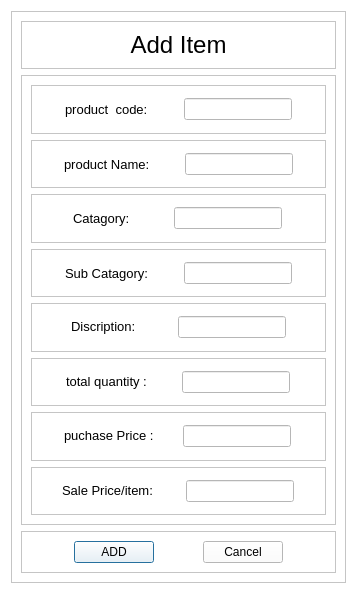
<?xml version="1.0" encoding="UTF-8"?>
<ui version="4.0">
 <class>Dialog</class>
 <widget class="QDialog" name="Dialog">
  <property name="geometry">
   <rect>
    <x>0</x>
    <y>0</y>
    <width>357</width>
    <height>590</height>
   </rect>
  </property>
  <property name="maximumSize">
   <size>
    <width>500</width>
    <height>600</height>
   </size>
  </property>
  <property name="windowTitle">
   <string>Dialog</string>
  </property>
  <property name="styleSheet">
   <string notr="true">background-color: rgb(255, 255, 255);</string>
  </property>
  <layout class="QGridLayout" name="gridLayout_3">
   <item row="0" column="0">
    <widget class="QFrame" name="frame">
     <property name="frameShape">
      <enum>QFrame::StyledPanel</enum>
     </property>
     <property name="frameShadow">
      <enum>QFrame::Raised</enum>
     </property>
     <layout class="QGridLayout" name="gridLayout_13">
      <item row="0" column="0">
       <widget class="QFrame" name="frame_2">
        <property name="frameShape">
         <enum>QFrame::StyledPanel</enum>
        </property>
        <property name="frameShadow">
         <enum>QFrame::Raised</enum>
        </property>
        <layout class="QGridLayout" name="gridLayout">
         <item row="0" column="0">
          <widget class="QLabel" name="label">
           <property name="font">
            <font>
             <pointsize>18</pointsize>
            </font>
           </property>
           <property name="text">
            <string>Add Item</string>
           </property>
           <property name="alignment">
            <set>Qt::AlignCenter</set>
           </property>
           <property name="wordWrap">
            <bool>false</bool>
           </property>
          </widget>
         </item>
        </layout>
       </widget>
      </item>
      <item row="1" column="0">
       <widget class="QFrame" name="frame_3">
        <property name="minimumSize">
         <size>
          <width>0</width>
          <height>450</height>
         </size>
        </property>
        <property name="maximumSize">
         <size>
          <width>400</width>
          <height>600</height>
         </size>
        </property>
        <property name="autoFillBackground">
         <bool>false</bool>
        </property>
        <property name="styleSheet">
         <string notr="true">frame_3{ border: 5px solid #000000;
			 background-color: rgb(247, 247, 247);
}</string>
        </property>
        <property name="frameShape">
         <enum>QFrame::StyledPanel</enum>
        </property>
        <property name="frameShadow">
         <enum>QFrame::Raised</enum>
        </property>
        <layout class="QGridLayout" name="gridLayout_12">
         <item row="2" column="0">
          <widget class="QFrame" name="frame_7">
           <property name="frameShape">
            <enum>QFrame::StyledPanel</enum>
           </property>
           <property name="frameShadow">
            <enum>QFrame::Raised</enum>
           </property>
           <layout class="QGridLayout" name="gridLayout_7">
            <property name="horizontalSpacing">
             <number>12</number>
            </property>
            <item row="0" column="0">
             <widget class="QLabel" name="label_9">
              <property name="sizePolicy">
               <sizepolicy hsizetype="Fixed" vsizetype="Preferred">
                <horstretch>0</horstretch>
                <verstretch>0</verstretch>
               </sizepolicy>
              </property>
              <property name="font">
               <font>
                <pointsize>10</pointsize>
               </font>
              </property>
              <property name="text">
               <string>Catagory:</string>
              </property>
             </widget>
            </item>
            <item row="0" column="1">
             <widget class="QLineEdit" name="catagory_lineEdit">
              <property name="sizePolicy">
               <sizepolicy hsizetype="Fixed" vsizetype="Fixed">
                <horstretch>0</horstretch>
                <verstretch>0</verstretch>
               </sizepolicy>
              </property>
             </widget>
            </item>
           </layout>
          </widget>
         </item>
         <item row="6" column="0">
          <widget class="QFrame" name="frame_12">
           <property name="frameShape">
            <enum>QFrame::StyledPanel</enum>
           </property>
           <property name="frameShadow">
            <enum>QFrame::Raised</enum>
           </property>
           <layout class="QGridLayout" name="gridLayout_11">
            <item row="0" column="0">
             <widget class="QLabel" name="label_14">
              <property name="sizePolicy">
               <sizepolicy hsizetype="Fixed" vsizetype="Fixed">
                <horstretch>0</horstretch>
                <verstretch>0</verstretch>
               </sizepolicy>
              </property>
              <property name="font">
               <font>
                <pointsize>10</pointsize>
               </font>
              </property>
              <property name="text">
               <string>puchase Price :</string>
              </property>
             </widget>
            </item>
            <item row="0" column="1">
             <widget class="QLineEdit" name="purchase_price_lineEdit">
              <property name="sizePolicy">
               <sizepolicy hsizetype="Fixed" vsizetype="Fixed">
                <horstretch>0</horstretch>
                <verstretch>0</verstretch>
               </sizepolicy>
              </property>
             </widget>
            </item>
           </layout>
          </widget>
         </item>
         <item row="3" column="0">
          <widget class="QFrame" name="frame_8">
           <property name="frameShape">
            <enum>QFrame::StyledPanel</enum>
           </property>
           <property name="frameShadow">
            <enum>QFrame::Raised</enum>
           </property>
           <layout class="QGridLayout" name="gridLayout_6">
            <property name="horizontalSpacing">
             <number>12</number>
            </property>
            <item row="0" column="1">
             <widget class="QLineEdit" name="subc_lineEdit">
              <property name="sizePolicy">
               <sizepolicy hsizetype="Fixed" vsizetype="Fixed">
                <horstretch>0</horstretch>
                <verstretch>0</verstretch>
               </sizepolicy>
              </property>
             </widget>
            </item>
            <item row="0" column="0">
             <widget class="QLabel" name="label_10">
              <property name="sizePolicy">
               <sizepolicy hsizetype="Fixed" vsizetype="Preferred">
                <horstretch>0</horstretch>
                <verstretch>0</verstretch>
               </sizepolicy>
              </property>
              <property name="font">
               <font>
                <pointsize>10</pointsize>
               </font>
              </property>
              <property name="text">
               <string>Sub Catagory:</string>
              </property>
             </widget>
            </item>
           </layout>
          </widget>
         </item>
         <item row="7" column="0">
          <widget class="QFrame" name="frame_10">
           <property name="frameShape">
            <enum>QFrame::StyledPanel</enum>
           </property>
           <property name="frameShadow">
            <enum>QFrame::Raised</enum>
           </property>
           <layout class="QGridLayout" name="gridLayout_4">
            <property name="horizontalSpacing">
             <number>12</number>
            </property>
            <item row="0" column="0">
             <widget class="QLabel" name="label_12">
              <property name="sizePolicy">
               <sizepolicy hsizetype="Fixed" vsizetype="Fixed">
                <horstretch>0</horstretch>
                <verstretch>0</verstretch>
               </sizepolicy>
              </property>
              <property name="font">
               <font>
                <pointsize>10</pointsize>
               </font>
              </property>
              <property name="text">
               <string>Sale Price/item:</string>
              </property>
             </widget>
            </item>
            <item row="0" column="1">
             <widget class="QLineEdit" name="sale_price_lineEdit">
              <property name="sizePolicy">
               <sizepolicy hsizetype="Fixed" vsizetype="Fixed">
                <horstretch>0</horstretch>
                <verstretch>0</verstretch>
               </sizepolicy>
              </property>
             </widget>
            </item>
           </layout>
          </widget>
         </item>
         <item row="5" column="0">
          <widget class="QFrame" name="frame_11">
           <property name="frameShape">
            <enum>QFrame::StyledPanel</enum>
           </property>
           <property name="frameShadow">
            <enum>QFrame::Raised</enum>
           </property>
           <layout class="QGridLayout" name="gridLayout_2">
            <item row="0" column="0">
             <widget class="QLabel" name="label_13">
              <property name="sizePolicy">
               <sizepolicy hsizetype="Fixed" vsizetype="Fixed">
                <horstretch>0</horstretch>
                <verstretch>0</verstretch>
               </sizepolicy>
              </property>
              <property name="font">
               <font>
                <pointsize>10</pointsize>
               </font>
              </property>
              <property name="text">
               <string>total quantity : </string>
              </property>
             </widget>
            </item>
            <item row="0" column="1">
             <widget class="QLineEdit" name="total_quantity_lineEdit">
              <property name="sizePolicy">
               <sizepolicy hsizetype="Fixed" vsizetype="Fixed">
                <horstretch>0</horstretch>
                <verstretch>0</verstretch>
               </sizepolicy>
              </property>
             </widget>
            </item>
           </layout>
          </widget>
         </item>
         <item row="1" column="0">
          <widget class="QFrame" name="frame_6">
           <property name="frameShape">
            <enum>QFrame::StyledPanel</enum>
           </property>
           <property name="frameShadow">
            <enum>QFrame::Raised</enum>
           </property>
           <layout class="QGridLayout" name="gridLayout_8">
            <property name="horizontalSpacing">
             <number>12</number>
            </property>
            <item row="0" column="0">
             <widget class="QLabel" name="label_3">
              <property name="sizePolicy">
               <sizepolicy hsizetype="Fixed" vsizetype="Preferred">
                <horstretch>0</horstretch>
                <verstretch>0</verstretch>
               </sizepolicy>
              </property>
              <property name="font">
               <font>
                <pointsize>10</pointsize>
               </font>
              </property>
              <property name="text">
               <string>product Name:</string>
              </property>
             </widget>
            </item>
            <item row="0" column="1">
             <widget class="QLineEdit" name="product_name_lineEdit">
              <property name="sizePolicy">
               <sizepolicy hsizetype="Fixed" vsizetype="Fixed">
                <horstretch>0</horstretch>
                <verstretch>0</verstretch>
               </sizepolicy>
              </property>
             </widget>
            </item>
           </layout>
          </widget>
         </item>
         <item row="4" column="0">
          <widget class="QFrame" name="frame_9">
           <property name="sizePolicy">
            <sizepolicy hsizetype="Preferred" vsizetype="Preferred">
             <horstretch>0</horstretch>
             <verstretch>0</verstretch>
            </sizepolicy>
           </property>
           <property name="frameShape">
            <enum>QFrame::StyledPanel</enum>
           </property>
           <property name="frameShadow">
            <enum>QFrame::Raised</enum>
           </property>
           <layout class="QGridLayout" name="gridLayout_5">
            <property name="horizontalSpacing">
             <number>12</number>
            </property>
            <item row="0" column="0">
             <widget class="QLabel" name="label_11">
              <property name="sizePolicy">
               <sizepolicy hsizetype="Fixed" vsizetype="Fixed">
                <horstretch>0</horstretch>
                <verstretch>0</verstretch>
               </sizepolicy>
              </property>
              <property name="font">
               <font>
                <pointsize>10</pointsize>
               </font>
              </property>
              <property name="text">
               <string>Discription:</string>
              </property>
             </widget>
            </item>
            <item row="0" column="1">
             <widget class="QLineEdit" name="discription_lineEdit">
              <property name="sizePolicy">
               <sizepolicy hsizetype="Fixed" vsizetype="Fixed">
                <horstretch>0</horstretch>
                <verstretch>0</verstretch>
               </sizepolicy>
              </property>
             </widget>
            </item>
           </layout>
          </widget>
         </item>
         <item row="0" column="0">
          <widget class="QFrame" name="frame_5">
           <property name="frameShape">
            <enum>QFrame::StyledPanel</enum>
           </property>
           <property name="frameShadow">
            <enum>QFrame::Raised</enum>
           </property>
           <layout class="QGridLayout" name="gridLayout_9">
            <property name="horizontalSpacing">
             <number>12</number>
            </property>
            <item row="0" column="0">
             <widget class="QLabel" name="label_2">
              <property name="sizePolicy">
               <sizepolicy hsizetype="Fixed" vsizetype="Preferred">
                <horstretch>0</horstretch>
                <verstretch>0</verstretch>
               </sizepolicy>
              </property>
              <property name="font">
               <font>
                <pointsize>10</pointsize>
               </font>
              </property>
              <property name="text">
               <string>product  code:</string>
              </property>
             </widget>
            </item>
            <item row="0" column="1">
             <widget class="QLineEdit" name="product_code_lineEdit">
              <property name="sizePolicy">
               <sizepolicy hsizetype="Fixed" vsizetype="Fixed">
                <horstretch>0</horstretch>
                <verstretch>0</verstretch>
               </sizepolicy>
              </property>
             </widget>
            </item>
           </layout>
          </widget>
         </item>
        </layout>
       </widget>
      </item>
      <item row="2" column="0">
       <widget class="QFrame" name="frame_4">
        <property name="layoutDirection">
         <enum>Qt::LeftToRight</enum>
        </property>
        <property name="frameShape">
         <enum>QFrame::StyledPanel</enum>
        </property>
        <property name="frameShadow">
         <enum>QFrame::Raised</enum>
        </property>
        <layout class="QGridLayout" name="gridLayout_10">
         <item row="0" column="0">
          <widget class="QPushButton" name="add_Button">
           <property name="sizePolicy">
            <sizepolicy hsizetype="Fixed" vsizetype="Fixed">
             <horstretch>0</horstretch>
             <verstretch>0</verstretch>
            </sizepolicy>
           </property>
           <property name="text">
            <string>ADD</string>
           </property>
          </widget>
         </item>
         <item row="0" column="1">
          <widget class="QPushButton" name="cancel_Button">
           <property name="sizePolicy">
            <sizepolicy hsizetype="Fixed" vsizetype="Fixed">
             <horstretch>0</horstretch>
             <verstretch>0</verstretch>
            </sizepolicy>
           </property>
           <property name="layoutDirection">
            <enum>Qt::RightToLeft</enum>
           </property>
           <property name="text">
            <string>Cancel</string>
           </property>
          </widget>
         </item>
        </layout>
       </widget>
      </item>
     </layout>
    </widget>
   </item>
  </layout>
 </widget>
 <tabstops>
  <tabstop>product_code_lineEdit</tabstop>
  <tabstop>product_name_lineEdit</tabstop>
  <tabstop>catagory_lineEdit</tabstop>
  <tabstop>subc_lineEdit</tabstop>
  <tabstop>discription_lineEdit</tabstop>
  <tabstop>total_quantity_lineEdit</tabstop>
  <tabstop>purchase_price_lineEdit</tabstop>
  <tabstop>sale_price_lineEdit</tabstop>
  <tabstop>add_Button</tabstop>
  <tabstop>cancel_Button</tabstop>
 </tabstops>
 <resources/>
 <connections/>
</ui>
